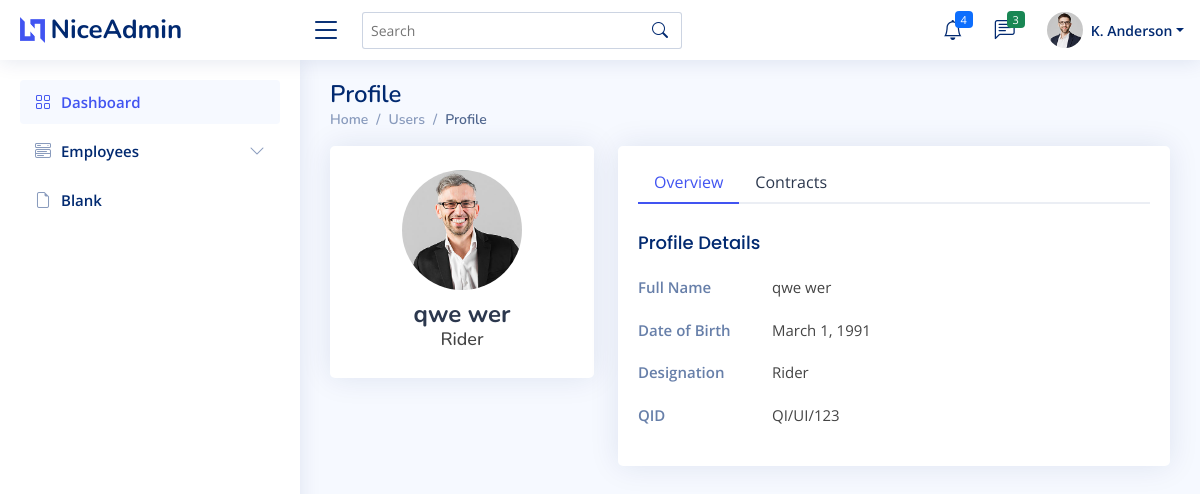
Screenshot of /employee/186fcbdd-8ca7-4a57-b1af-8997e07027fc with the database file from the repository.
### humancapital/models.py (models this page shows, shortened)
class Employee(models.Model):
    STATUS_CHOICES = [
        (1,"ACTIVE"),
        (0, "INACTIVE"),
    ]
    emp_no = models.CharField(primary_key=True, max_length=200, default=uuid.uuid4, editable=False)
    first_name = models.CharField(max_length=30)
    last_name = models.CharField(max_length=30)
    designation = models.CharField(max_length=30)
    image = models.ImageField(upload_to ="Employee", blank=True)
    nationality = models.CharField(max_length=30)
    qid = models.CharField(max_length=30)
    qid_img = models.ImageField(upload_to ="QID", blank=True)
    date_of_birth = models.DateField(auto_now=False, auto_now_add=False)
    company = models.ForeignKey(Company, on_delete=models.CASCADE)
    created_on = models.DateField(auto_now=True, auto_now_add=False)
    status =  models.IntegerField(choices=STATUS_CHOICES, default=1)
    def __str__(self):
        return f'{self.first_name} {self.last_name} {self.qid}'

### humancapital/views.py (the view)
# urls.py: path('employee/<str:serial>', get_employee_details, name='Employee'),
def get_employee_details(request, serial):
    template_name = 'main/emp_details.html'
    header='Employees'
    data = serializers.serialize("json", Employee.objects.filter(emp_no=serial))
    contract_data = serializers.serialize("json", Contract.objects.filter(employee__pk=serial))
    cdata = Contract.objects.filter(employee__pk=serial).order_by('-contract_start')
    data=Employee.objects.filter(emp_no=serial)#json.loads(data)
    print (f'cdata: {len(cdata)}')
    if (len(cdata)!= 0):
        for d in cdata:
            if(d.months_left_expire>=3):
                renew = False
                break
            else:
                renew = True
    else:
        renew = True
    print(Employee.objects.filter(emp_no=serial))
    return render(request, template_name, {'data':data[0],'renew':renew,'cdata':cdata,'title':header,'header':header})

### humancapital/models.py (called while the page is built)
    @property
    def contract_end(self):
        contract_end_date = pd.to_datetime(self.contract_start) + pd.DateOffset(months=self.contract_type.contract_duration_months)
        return contract_end_date.date()

    @property
    def contract_expired(self):
        currentDateTime = datetime.datetime.now()
        contract_end_date = pd.to_datetime(self.contract_start) + pd.DateOffset(months=self.contract_type.contract_duration_months)
        if(currentDateTime.date() > contract_end_date.date()):
            return True
        else:
            return False

    @property
    def months_left_expire(self):
        currentDateTime = datetime.datetime.now()
        contract_end_date = pd.to_datetime(self.contract_start) + pd.DateOffset(months=self.contract_type.contract_duration_months)
        r =  contract_end_date - currentDateTime
        delta = relativedelta(contract_end_date, currentDateTime)
        res_months = delta.months + (delta.years * 12)
        return res_months

### humancapital/templates/main/emp_details.html (shortened to what this page needs)
{% extends "../apptemp.html" %}
{% load static %}
{% load widget_tweaks %}
{% block content %}
{% block nav %}{% include './maintemp.html' %}{% endblock nav %}
<main id="main" class="main">
    <div class="pagetitle">
      <h1>Profile</h1>
      <nav>
        <ol class="breadcrumb">
          <li class="breadcrumb-item"><a href="index.html">Home</a></li>
          <li class="breadcrumb-item">Users</li>
          <li class="breadcrumb-item active">Profile</li>
        </ol>
      </nav>
    </div>
    <section class="section profile">
      <div class="row">
        <div class="col-xl-4">
          <div class="card">
            <div class="card-body profile-card pt-4 d-flex flex-column align-items-center">
              <img src={% if data.image %}{{data.image.url}} {% endif %} alt="Profile" class="rounded-circle">
              <h2>{{ data.first_name }} {{ data.last_name }}</h2>
              <h3>{{ data.designation }}</h3>
            </div>
          </div>
        </div>
        <div class="col-xl-8">
          <div class="card">
            <div class="card-body pt-3">
              <ul class="nav nav-tabs nav-tabs-bordered">
                <li class="nav-item">
                  <button class="nav-link active" data-bs-toggle="tab" data-bs-target="#profile-overview">Overview</button>
                </li>
                <li class="nav-item">
                  <button class="nav-link" data-bs-toggle="tab" data-bs-target="#profile-change-password">Contracts</button>
                </li>
              </ul>
              <div class="tab-content pt-2">
                <div class="tab-pane fade show active profile-overview" id="profile-overview">
                  <h5 class="card-title">Profile Details</h5>
                  <div class="row">
                    <div class="col-lg-3 col-md-4 label ">Full Name</div>
                    <div class="col-lg-9 col-md-8">{{ data.first_name }} {{ data.last_name }}</div>
                  </div>
                  <div class="row">
                    <div class="col-lg-3 col-md-4 label">Date of Birth</div>
                    <div class="col-lg-9 col-md-8">{{ data.date_of_birth }}</div>
                  </div>
                  <div class="row">
                    <div class="col-lg-3 col-md-4 label">Designation</div>
                    <div class="col-lg-9 col-md-8">{{ data.designation }}</div>
                  </div>
                  <div class="row">
                    <div class="col-lg-3 col-md-4 label">QID</div>
                    <div class="col-lg-9 col-md-8">{{ data.qid }}</div>
                  </div>
                </div>
              </div>
            </div>
          </div>
        </div>
      </div>
    </section>
  </main>
  {% endblock %}

### humancapital/static/assets/css/style.css (style rules this page uses)
:root { scroll-behavior: smooth; }
body { font-family: "Open Sans", sans-serif; background: #f6f9ff; color: #444444; }
a { color: #4154f1; text-decoration: none; }
h1, h2, h3, h4, h5, h6 { font-family: "Nunito", sans-serif; }
#main { margin-top: 60px; padding: 20px 30px; transition: all 0.3s; }
.pagetitle { margin-bottom: 10px; }
.pagetitle h1 { font-size: 24px; margin-bottom: 0; font-weight: 600; color: #012970; }
.card { margin-bottom: 30px; border: none; border-radius: 5px; box-shadow: 0px 0 30px rgba(1, 41, 112, 0.1); }
.card-title { padding: 20px 0 15px 0; font-size: 18px; font-weight: 500; color: #012970; font-family: "Poppins", sans-serif; }
.card-body { padding: 0 20px 20px 20px; }
.breadcrumb { font-size: 14px; font-family: "Nunito", sans-serif; color: #899bbd; font-weight: 600; }
.breadcrumb a { color: #899bbd; transition: 0.3s; }
.breadcrumb .breadcrumb-item::before { color: #899bbd; }
.breadcrumb .active { color: #51678f; font-weight: 600; }
.nav-tabs-bordered { border-bottom: 2px solid #ebeef4; }
.nav-tabs-bordered .nav-link { margin-bottom: -2px; border: none; color: #2c384e; }
.nav-tabs-bordered .nav-link.active { background-color: #fff; color: #4154f1; border-bottom: 2px solid #4154f1; }
@media (min-width: 1200px) { #main, #footer { margin-left: 300px; } }
.profile .profile-card img { max-width: 120px; }
.profile .profile-card h2 { font-size: 24px; font-weight: 700; color: #2c384e; margin: 10px 0 0 0; }
.profile .profile-card h3 { font-size: 18px; }
.profile .profile-overview .row { margin-bottom: 20px; font-size: 15px; }
.profile .profile-overview .card-title { color: #012970; }
.profile .profile-overview .label { font-weight: 600; color: rgba(1, 41, 112, 0.6); }

### rows the page displays
Employee: image (picture), first_name "qwe", last_name "wer", designation "Rider", date_of_birth "March 1, 1991", qid "QI/UI/123"
